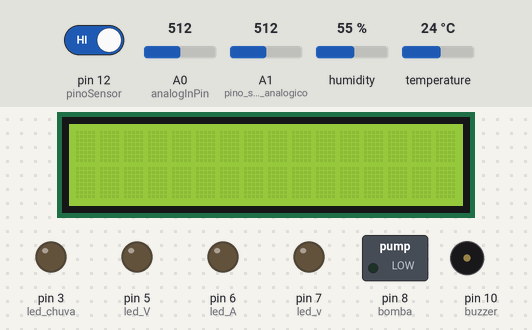
Bench run of a sketch on a simulated Arduino Uno, built with avr-gcc and run on an emulated ATmega328P. Shown: 16×2 character LCD, switched loads named in the sketch (green lamp = pin HIGH), output pins drawn as LEDs (lit = HIGH), buzzer (waves = sounding, pin HIGH). Inputs (shaded band) come from the test bench; at power-on: pin 12 (pinoSensor) HIGH, A0 (analogInPin) = 512, A1 (pino_sinal_analogico) = 512, humidity 55 %, temperature 24 °C. What the sketch prints to the serial monitor is not drawn.

Above: at 0.1 s.
At 11.2 s:
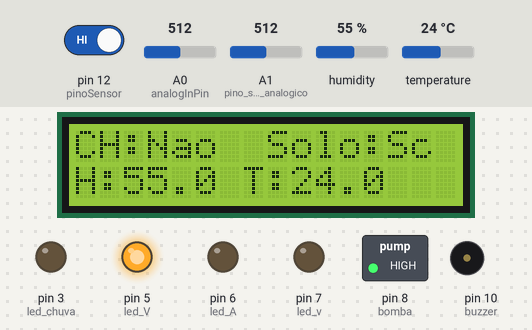
At 22.2 s:
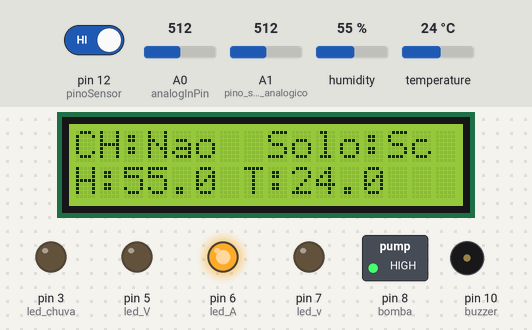
Timing chart, 0 to 128.9 s (numbered marks = the images above):
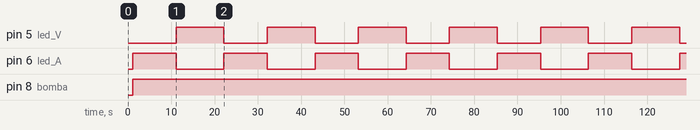

Measured:
- by itself, pin 5 (led_V): alternates HIGH for 11.1 s and LOW for 10.0 s
- by itself, pin 6 (led_A): alternates HIGH for 10.0 s and LOW for 11.1 s
- by itself, pin 8 (bomba): LOW → HIGH at 1.1 s

The sketch:

rega_3sensor.ino
```cpp
const int analogInPin = A0;  // nome do pino ligado na porta analogica zero
int valorSensor = 0;        // Essa variavel inicia com valor zero
int valorSaida = 0;        // Essa variavel inicia com valor zero
int led_v = 7;                // nome do pino ligado na porta digital 7
int buzzer = 10;            // nome do pino ligado na porta digital 6
int led_A = 6;
int led_V=5;               // nome do pino ligado na porta 5
int led_chuva= 3;          // led para detetar se está chovendo ou não


int bomba=8;
#define pino_sinal_analogico A1
int valor_analogico;

#include "DHT.h"
#define DHTPIN 2     // Digital pin connected to the DHT sensor
#define DHTTYPE DHT11   // DHT 11


DHT dht(DHTPIN, DHTTYPE);


const int pinoSensor = 12; //PINO DIGITAL UTILIZADO PELO SENSOR d chuva

#include <Wire.h>
#include <LiquidCrystal_I2C.h>//biblioteca I2C
LiquidCrystal_I2C lcd(0x27,16,2);//Seta endereço do display 0x27, para 16 caracteres e 2 linhas o display


 // bomba de agua


void setup()
{
  lcd.init(); //inicializa o Lcd
  lcd.backlight();

  Serial.begin(9600); // Inicializa o Monitor Serial porta 9600
  pinMode(pino_sinal_analogico, INPUT);
  pinMode(buzzer,OUTPUT);
  pinMode(led_v,OUTPUT);
  pinMode(led_A,OUTPUT);
  pinMode(led_V,OUTPUT);
  pinMode(bomba,OUTPUT);


  pinMode(pinoSensor, INPUT); //DEFINE O PINO COMO ENTRADA sensor chuva
  pinMode(led_chuva, OUTPUT); //DEFINE O PINO COMO SAÍDA
  digitalWrite(led_chuva, LOW); //LED INICIA DESLIGADO


  Serial.begin(9600);
  Serial.println(F("DHTxx test!"));

  dht.begin();
}

void loop() {
  delay(1000);
    if(digitalRead(pinoSensor) == LOW){ //SE A LEITURA DO PINO FOR IGUAL A LOW, FAZ
      digitalWrite(led_chuva, HIGH); //ACENDE O LED
       // Serial.println("chuva : Sim");
       lcd.clear();
       lcd.print("CH:Sim");
          delay(500);

  }else{ //SENÃO, FAZ
    digitalWrite(led_chuva, LOW);
    lcd.clear();
     lcd.print("CH:Nao");
      //Serial.println("chuva: Não");
  //APAGA O LED
  }


  // Ler o valor da porta e armazenar na variavel chamada (sensor value)
  valorSensor = analogRead(analogInPin);
   valor_analogico = analogRead(pino_sinal_analogico);
  //Mostra o valor da porta analogica no serial monitor

  //Serial.print("Solo: ");
  //Serial.println(valor_analogico);
  if(valor_analogico<450){
      lcd.setCursor(8,0);
      lcd.print("Solo:Mo");
         }

    else if ( valor_analogico>450 &&  valor_analogico<1012){
      lcd.setCursor(8,0);
      lcd.print("Solo:Sc");
        }
    else {// Check if any reads failed and exit early (to try again).
      lcd.setCursor(8,0);
      lcd.print("Solo:Off");
        }


  // Função map , ele pega o valor que vai de 0 até 1023 e converter proporcionalmente em porcentagem
  //valorSaida = map(valorSensor, 0, 500, 0, 100);

    // Wait a few seconds between measurements.


  // Reading temperature or humidity takes about 250 milliseconds!
  // Sensor readings may also be up to 2 seconds 'old' (its a very slow sensor)
  float h = dht.readHumidity();
  // Read temperature as Celsius (the default)
  float t = dht.readTemperature();


  // Check if any reads failed and exit early (to try again).
  if (isnan(h) || isnan(t)) {
    Serial.println(F("Failed to read from DHT sensor!"));
    return;
  }
   lcd.setCursor(0,1);
   lcd.print("H:");
   lcd.print(h,1);
   lcd.setCursor(7,1);
   lcd.print("T:");
   lcd.print(t,1);


  if (valorSensor < 200 || valor_analogico > 1018 || (valor_analogico> 100 && valor_analogico <= 300) || ( h > 81 && t > 29) || digitalRead(pinoSensor) == LOW ) // Porcentagem de agua 0 (sem agua) , 100 (muita agua) .
  {
    digitalWrite(led_v,HIGH); // tanque esta vazio
    digitalWrite(led_A,LOW); // tanque esta vazio
    digitalWrite(led_V,LOW); // tanque esta vazio
    digitalWrite(bomba,LOW); // bomba fechada
    //digitalWrite(pinoSensor, LOW);
   // delay(5000);
  }

   if (valorSensor > 200 && valorSensor <= 380 && (valor_analogico >= 970 && valor_analogico <1018) && ((h >= 50 && h <= 80) && ( t >= 24 && t <= 28)) || digitalRead(pinoSensor) == HIGH) // TANQUE ESTA MEDIO.
   {
    digitalWrite(led_v,LOW); // tanque esta MEDIU
    digitalWrite(led_A,HIGH); // tanque esta MEDIU
    digitalWrite(led_V,LOW); // tanque esta MEDIU
    digitalWrite(bomba,HIGH); // bomba ABERTA

    delay(10000);
  }
  if (valorSensor > 200 && (valor_analogico > 300 && valor_analogico <=969) && ((h >= 50 && h <= 80) && ( t >= 24 && t <= 28))) // TANQUE ESTA CHEIO.
  {
    digitalWrite(led_v,LOW); // tanque esta CHEIO
    digitalWrite(led_A,LOW); // tanque esta CHEIO
    digitalWrite(led_V,HIGH); // tanque esta CHEIO
    digitalWrite(bomba,HIGH); // bomba ABERTA
    delay(10000);
  }

  // Valores no monitor serial
  Serial.print("sensor = ");
  Serial.print(valorSensor);

    float perct=((valorSensor/380.0)*100);

  Serial.print("\t percentagem = ");
  Serial.println(perct);


  // espera 1 segundo para o proximo loop
  //delay(1000);

  //Serial.print(F("Humidity: "));
  //Serial.print(h);
  //Serial.print(F("%  Temperature: "));
  //Serial.print(t);
  //Serial.println(F("°C "));


}
```
